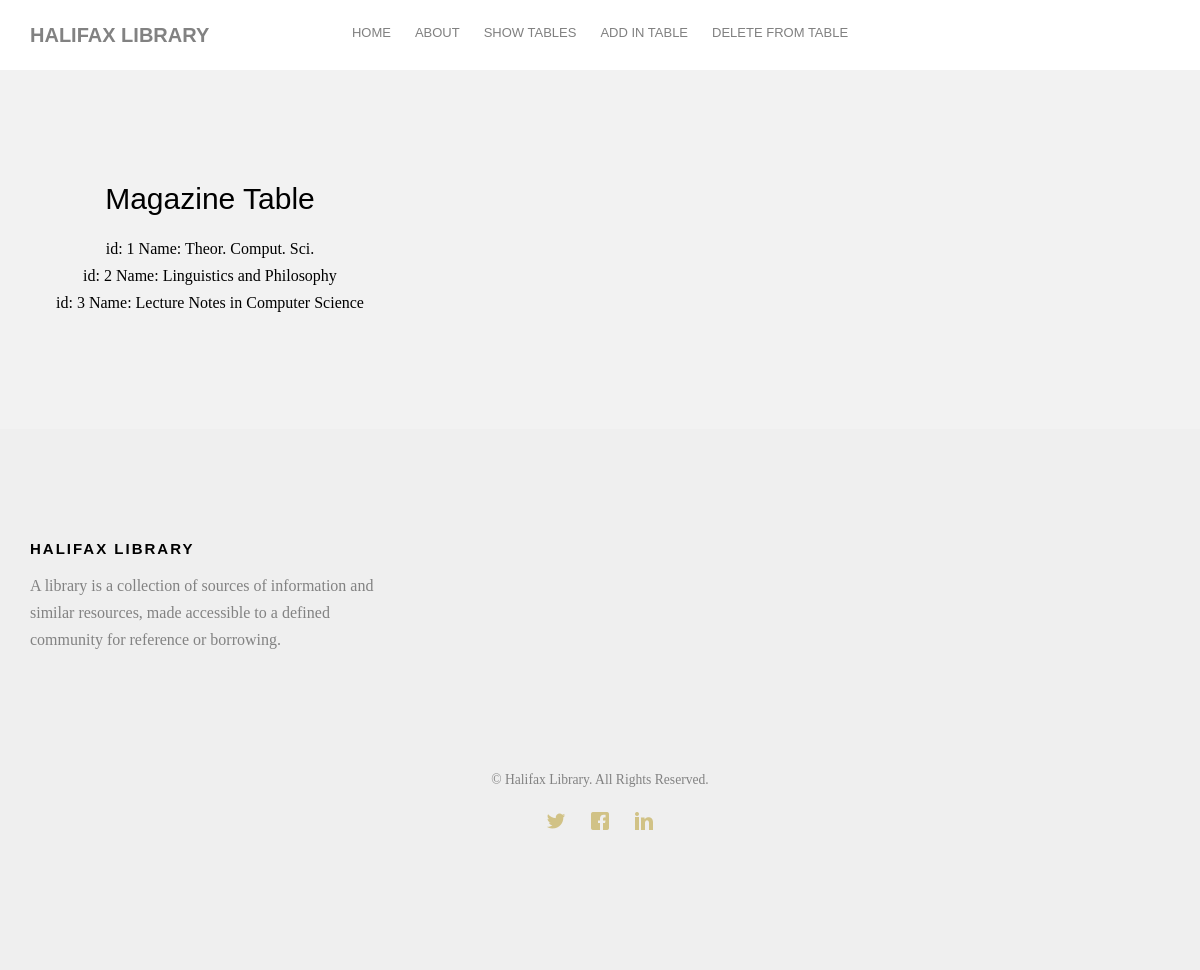
/dbfinal/showmagazine.php, run on the app's committed database.
### tables this page shows
create table if not exists MAGAZINE (
  _id INT not null auto_increment,
  name varchar(50) not null,
  primary key(_id),
  check(name != '')
);

### dbfinal/showmagazine.php (the view, shortened to what this page needs)
<?php include'sub/header.php';?>
<div id="fh5co-services" class="fh5co-bg-section">
		<div class="container">
			<div class="row">
				<div class="col-md-4 col-sm-4 text-center" style="color:#000000">
				<h2>Magazine Table</h2>
<?php
$servername = "localhost";
$username = "root";
$password = "root";
$dbname = "u24";
	$conn = new mysqli($servername, $username, $password, $dbname);
		$sql = "SELECT * from MAGAZINE";
$result = $conn->query($sql);
if ($result->num_rows > 0) {
    while($row = $result->fetch_assoc()) {
        echo "id: " . $row["_id"]. " Name: " . $row["name"]. "<br>";
    }
} else {
    echo "0 results";
}
?>
				</div>
			</div>
		</div>
	</div>
<?php include "sub/footer.php";?>
</html>

### dbfinal/css/style.css (style rules this page uses)
body { font-family: "Playfair Display", serif; font-weight: 400; font-size: 16px; line-height: 1.7; color: #828282; background: #fff; }
h1, h2, h3, h4, h5, h6, figure { color: #000; font-family: "Montserrat", Arial, sans-serif; font-weight: 400; margin: 0 0 20px 0; }
.fh5co-bg-section { background: rgba(0, 0, 0, 0.05); }
#fh5co-services, #fh5co-started, #fh5co-testimonial, #fh5co-started, #fh5co-product, #fh5co-about, #fh5co-contact, #fh5co-footer { padding: 7em 0; clear: both; }

### data on the page
magazine: _id "1", name "Theor. Comput. Sci."
magazine: _id "2", name "Linguistics and Philosophy"
magazine: _id "3", name "Lecture Notes in Computer Science"
